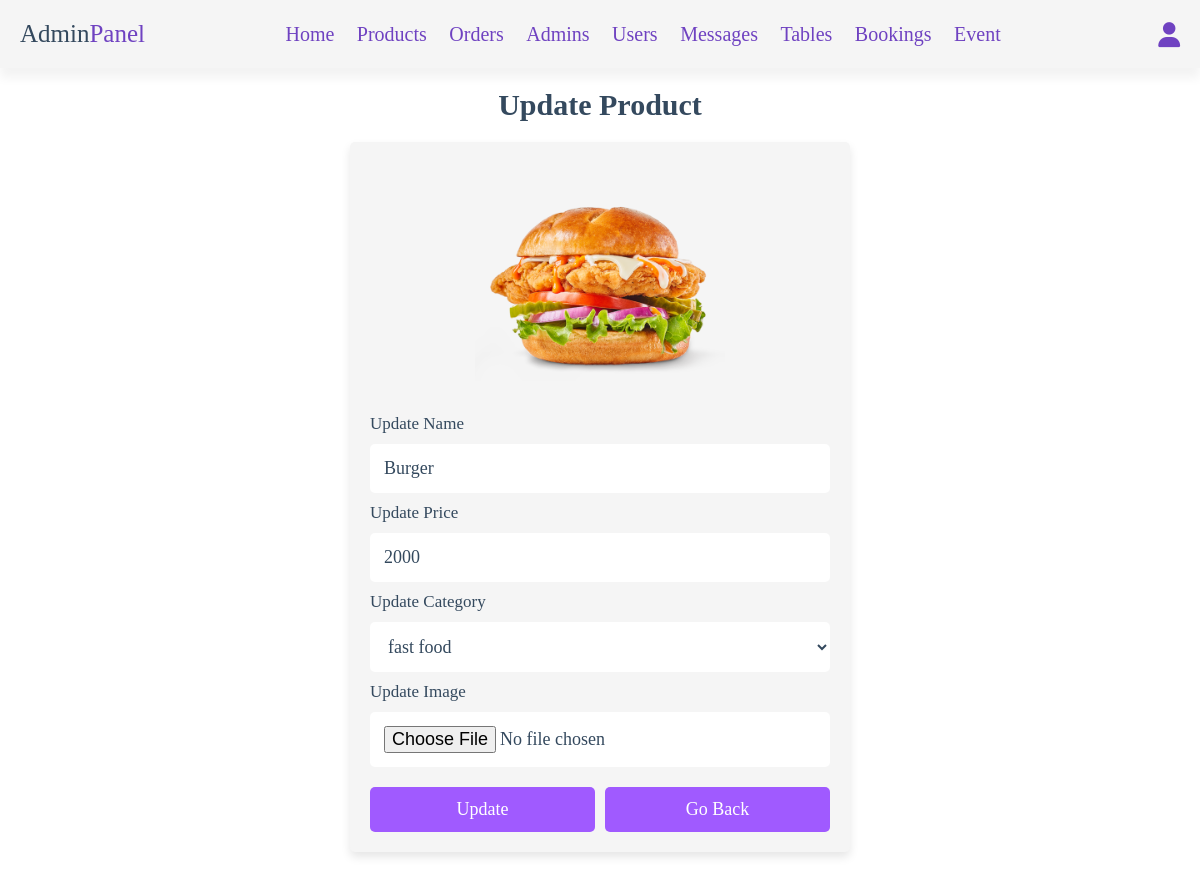
Page /admin/update_product.php?update=25 (signed in) on the committed database.
### tables this page shows
CREATE TABLE `products` (
  `id` int(100) NOT NULL,
  `name` varchar(100) NOT NULL,
  `category` varchar(100) NOT NULL,
  `price` int(10) NOT NULL,
  `image` varchar(100) NOT NULL
);

### admin/update_product.php (the view, shortened to what this page needs)
<?php
include '../components/connect.php';
?>
<!DOCTYPE html>
<html lang="en">
<head>
   <link rel="stylesheet" href="https://cdnjs.cloudflare.com/ajax/libs/font-awesome/6.1.1/css/all.min.css">
   <link rel="stylesheet" href="../css/admin_style.css">
</head>
<body>
<?php include '../components/admin_header.php' ?>
<section class="update-product">
   <h1 class="heading">update product</h1>
   <?php
      $update_id = $_GET['update'];
      $show_products = $conn->prepare("SELECT * FROM `products` WHERE id = ?");
      $show_products->execute([$update_id]);
      if($show_products->rowCount() > 0){
         while($fetch_products = $show_products->fetch(PDO::FETCH_ASSOC)){
   ?>
   <form action="" method="POST" enctype="multipart/form-data">
      <img src="../uploaded_img/<?= $fetch_products['image']; ?>" alt="">
      <span>update name</span>
      <input type="text" required placeholder="enter product name" name="name" maxlength="100" class="box" value="<?= $fetch_products['name']; ?>">
      <span>update price</span>
      <input type="number" min="0" max="9999999999" required placeholder="enter product price" name="price" onkeypress="if(this.value.length == 10) return false;" class="box" value="<?= $fetch_products['price']; ?>">
      <span>update category</span>
      <select name="category" class="box" required>
         <option selected value="<?= $fetch_products['category']; ?>"><?= $fetch_products['category']; ?></option>
      </select>
      <span>update image</span>
      <input type="file" name="image" class="box" accept="image/jpg, image/jpeg, image/png, image/webp">
      <div class="flex-btn">
         <input type="submit" value="update" class="btn" name="update">
         <a href="products.php" class="option-btn">go back</a>
      </div>
   </form>
   <?php
         }
      }else{
         echo '<p class="empty">no products added yet!</p>';
      }
   ?>
</section>
</body>
</html>

### css/admin_style.css (style rules this page uses)
:root { --main-color:#A05AFF; --change-color:#1BCFB4; --light-bg:#cebfe2; --red:#e60000; --blue: #2F2FA2; --white:#fff; --orange:#f39c12; --black:#34495e; --light-bg:#f5f5f5; --light-color:#777; --border:.2rem solid var(--black); --box-shadow:0 .5rem 1rem rgba(0,0,0,.1); }
* { font-family: 'Baloo Bhaijaan 2', cursive; margin:0; padding:0; box-sizing: border-box; text-decoration: none; outline: none; border:none; }
html { font-size: 62.5%; overflow-x: hidden; }
body { background-color: var(--white); }
section { max-width: 1200px; margin:0 auto; padding:2rem; }
.btn, .delete-btn, .option-btn { display: block; margin-top: 1rem; border-radius: .5rem; cursor: pointer; width: 100%; font-size: 1.8rem; color:var(--white); padding:1.2rem 3rem; text-transform: capitalize; text-align: center; }
.btn, .option-btn { background-color: var(--main-color); }
.flex-btn { display: flex; gap:1rem; }
.heading { text-align: center; margin-bottom: 2rem; text-transform: capitalize; color:var(--black); font-size: 3rem; }
.update-product form { margin:0 auto; max-width: 50rem; background-color: var(--light-bg); border-radius: .5rem; box-shadow: var(--box-shadow); padding:2rem; }
.update-product form img { height: 25rem; width: 100%; object-fit: contain; }
.update-product form .box { background-color: var(--white); width: 100%; padding:1.4rem; font-size: 1.8rem; color:var(--black); border-radius: .5rem; margin: 1rem 0; }
.update-product form span { font-size: 1.7rem; color:var(--black); text-transform: capitalize; }

### rows in the picture
products: image (picture), name "Burger", price "2000", category "fast food"
